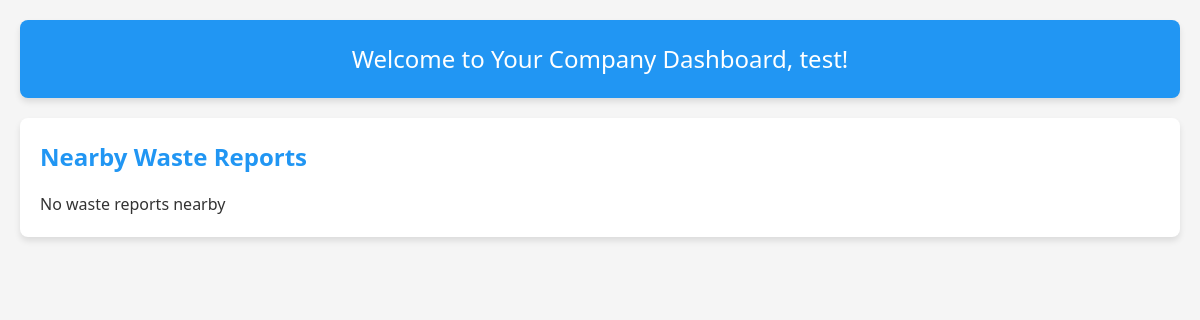
The page /company/home (signed in) on the database as committed earlier.
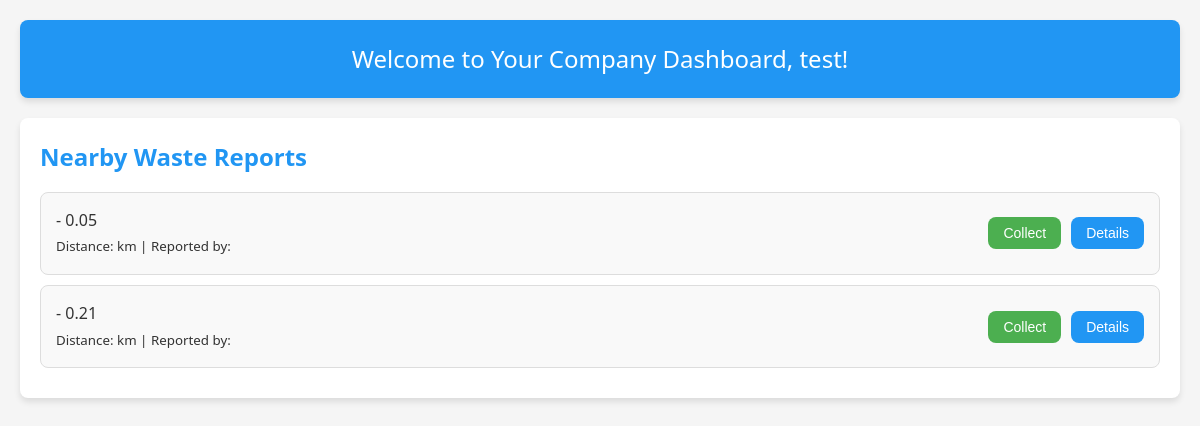
The same page on the database as committed later.
### registration/models.py (models this page shows, shortened)
class Additem(models.Model):
    email=models.CharField(max_length=50)
    type=models.CharField(max_length=100)
    quantity=models.FloatField()
    measure=models.CharField(max_length=50)
    waste_id=models.IntegerField()

### registration/views.py (the view)
# urls.py: path("company/home",views.CompanyHomePage,name="CompanyHomePage"),
def CompanyHomePage(request):
    name=request.session['name']
    email=request.session['email']
    activities = Additem.objects.all()
    activity_list = [
        {'type': item.type, 'quantity': item.quantity,'email':item.email,'measure':item.measure,'id':item.waste_id}
        for item in activities
    ]
    context={
        'name':name,
        'waste_reports':activity_list
    }
    return render(request,'CompanyDashboard.html',context=context)

### templates/CompanyDashboard.html (shortened to what this page needs)
<!DOCTYPE html>
<html lang="en">
<head>
</head>
<body>
    <div class="container">
        <div class="welcome">
            Welcome to Your Company Dashboard, {{name }}!
        </div>
        <div class="dashboard">
            <div class="dashboard-item">
                <h2>Nearby Waste Reports</h2>
                <ul class="waste-list">
                    {% for waste in waste_reports %}
                    <li class="waste-item">
                        <div class="waste-info">
                            <strong>{{ waste.waste_name }}</strong> - {{ waste.quantity }} {{ waste.unit }}
                            <br>
                            <small>Distance: {{ waste.distance }} km | Reported by: {{ waste.user_name }}</small>
                        </div>
                        <div class="waste-actions">
                            <button class="button" onclick="collectWaste({{ waste.id }})">Collect</button>
                            <button class="button secondary" onclick="viewDetails({{ waste.id }})">Details</button>
                        </div>
                    </li>
                    {% empty %}
                    <li>No waste reports nearby</li>
                    {% endfor %}
                </ul>
            </div>
        </div>
    </div>
</body>
</html>

Rows that differ between the two databases and show on the page:
added Additem: quantity "0.05"
added Additem: quantity "0.21"
Other text that changed with them:
new list line: "- Distance: km | Reported by: Collect Details"
text no longer shown: "No waste reports nearby"
